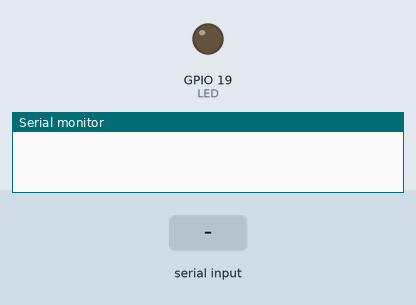
A sketch run on a simulated ESP32. Shown: output pins drawn as LEDs (lit = HIGH), the last lines printed to the serial monitor. The test bench sets the inputs (shaded band). Nothing arrives over Bluetooth unless stated.

Above: at 1.2 s.
1.3 s: "2" received over the second serial link
At 2.5 s:
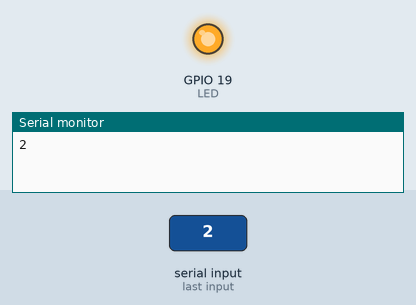
3.4 s: "1" received over the second serial link
At 4.6 s:
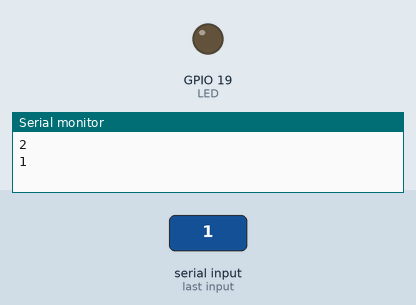
4.9 s: "0" received over the second serial link
At 6.0 s:
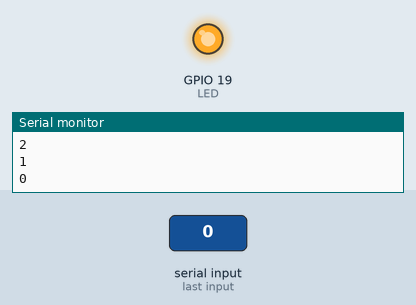
Timing chart, 0 to 7.9 s (numbered marks = the images above; inputs shaded):
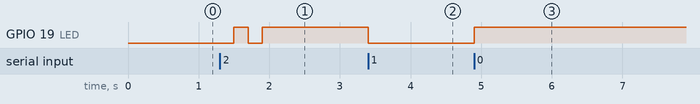

Measured:
- after the input at 1.3 s, GPIO 19 (LED): LOW → HIGH after 0.20 s, → LOW 0.20 s later, → HIGH 0.20 s later
- after the input at 3.4 s, GPIO 19 (LED): HIGH → LOW at once
- after the input at 4.9 s, GPIO 19 (LED): LOW → HIGH at once

The sketch:

Lab1-1.ino
```cpp
#include <BluetoothSerial.h>  //導入 Bluetooth 程式庫

BluetoothSerial BT;  //宣告 BT 為藍芽通訊物件
bool led_sw;
const int LED = 19;
char var;  //儲存接收到的資料變數

void setup() {
  Serial.begin(9600);
  BT.begin("ESP32_2");  //設定藍芽名稱為 ESP32_組別號碼
  //宣告初始腳位及狀態
  pinMode(LED, OUTPUT);
  led_sw = LOW;
}

void loop() {
  if (BT.available()) {
    //若收到藍牙終端的資料，則執行特定指令
    var = BT.read();

    if (var == '0') {
      digitalWrite(LED, HIGH);
      Serial.println(var);
    } else if (var == '1') {
      digitalWrite(LED, LOW);
      Serial.println(var);
    } else {
      Serial.println(var);
      for (int i = 0; i < 2; i++) {
        digitalWrite(LED, LOW);
        delay(200);
        digitalWrite(LED, HIGH);
        delay(200);
      }
    }
  }
  /*switch (var) {
    case '0':
      digitalWrite(LED, HIGH);
      Serial.println(var);
      break;
    case '1':
      digitalWrite(LED, LOW);
      Serial.println(var);
      break;
    default:
      Serial.println(var);
      for (int i = 0; i < 2; i++) {
        digitalWrite(LED, LOW);
        delay(200);
        digitalWrite(LED, HIGH);
        delay(200);
      }
      break;
  }*/
}
```
